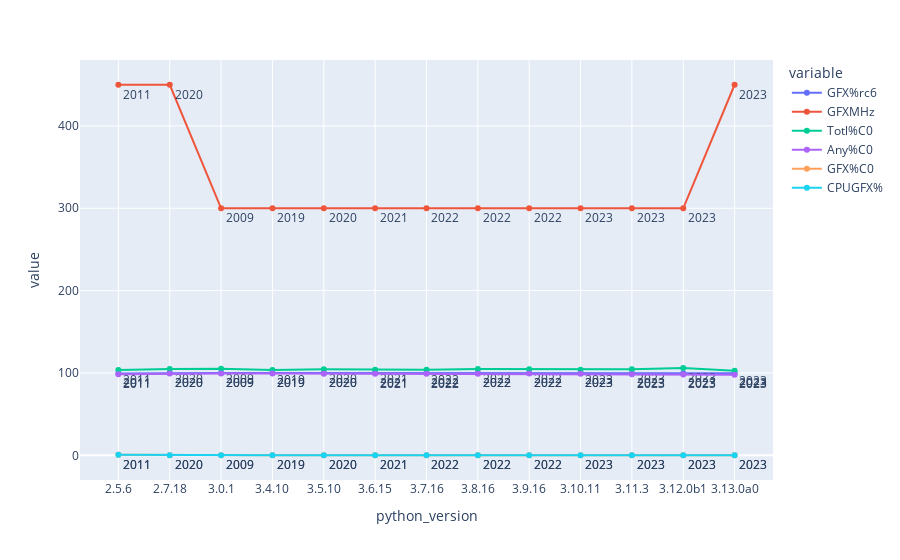

The notebook cell saved with this chart:
### Markdown cell above
### More parameters through different Python versions

### Code cell
fig = px.line(df, x="python_version", y=["GFX%rc6","GFXMHz","Totl%C0","Any%C0","GFX%C0","CPUGFX%"], text=pd.to_datetime(df['release_date']).dt.year)
fig.update_traces(textposition="bottom right")
fig.show()

### Figure 1 — Plotly figure (JSON) as saved in the notebook; plotly's stock layout.template omitted (floating-point values rounded to 4 significant figures)
{"data": [{"hovertemplate": "variable=GFX%rc6<br>python_version=%{x}<br>value=%{y}<br>text=%{text}<extra></extra>", "legendgroup": "GFX%rc6", "line": {"color": "#636efa", "dash": "solid"}, "marker": {"symbol": "circle"}, "mode": "text+markers+lines", "name": "GFX%rc6", "orientation": "v", "showlegend": true, "text": [2011, 2020, 2009, 2019, 2020, 2021, 2022, 2022, 2022, 2023, 2023, 2023, 2023], "textposition": "bottom right", "type": "scatter", "x": ["2.5.6", "2.7.18", "3.0.1", "3.4.10", "3.5.10", "3.6.15", "3.7.16", "3.8.16", "3.9.16", "3.10.11", "3.11.3", "3.12.0b1", "3.13.0a0"], "xaxis": "x", "y": [99.36, 99.87, 99.81, 99.86, 99.95, 99.92, 99.92, 99.95, 99.88, 99.91, 99.8, 99.77, 99.71], "yaxis": "y"}, {"hovertemplate": "variable=GFXMHz<br>python_version=%{x}<br>value=%{y}<br>text=%{text}<extra></extra>", "legendgroup": "GFXMHz", "line": {"color": "#EF553B", "dash": "solid"}, "marker": {"symbol": "circle"}, "mode": "text+markers+lines", "name": "GFXMHz", "orientation": "v", "showlegend": true, "text": [2011, 2020, 2009, 2019, 2020, 2021, 2022, 2022, 2022, 2023, 2023, 2023, 2023], "textposition": "bottom right", "type": "scatter", "x": ["2.5.6", "2.7.18", "3.0.1", "3.4.10", "3.5.10", "3.6.15", "3.7.16", "3.8.16", "3.9.16", "3.10.11", "3.11.3", "3.12.0b1", "3.13.0a0"], "xaxis": "x", "y": [450, 450, 300, 300, 300, 300, 300, 300, 300, 300, 300, 300, 450], "yaxis": "y"}, {"hovertemplate": "variable=Totl%C0<br>python_version=%{x}<br>value=%{y}<br>text=%{text}<extra></extra>", "legendgroup": "Totl%C0", "line": {"color": "#00cc96", "dash": "solid"}, "marker": {"symbol": "circle"}, "mode": "text+markers+lines", "name": "Totl%C0", "orientation": "v", "showlegend": true, "text": [2011, 2020, 2009, 2019, 2020, 2021, 2022, 2022, 2022, 2023, 2023, 2023, 2023], "textposition": "bottom right", "type": "scatter", "x": ["2.5.6", "2.7.18", "3.0.1", "3.4.10", "3.5.10", "3.6.15", "3.7.16", "3.8.16", "3.9.16", "3.10.11", "3.11.3", "3.12.0b1", "3.13.0a0"], "xaxis": "x", "y": [103.6, 104.9, 105.1, 103.6, 104.4, 104.0, 103.9, 104.8, 104.5, 103.9, 104.4, 105.9, 102.6], "yaxis": "y"}, {"hovertemplate": "variable=Any%C0<br>python_version=%{x}<br>value=%{y}<br>text=%{text}<extra></extra>", "legendgroup": "Any%C0", "line": {"color": "#ab63fa", "dash": "solid"}, "marker": {"symbol": "circle"}, "mode": "text+markers+lines", "name": "Any%C0", "orientation": "v", "showlegend": true, "text": [2011, 2020, 2009, 2019, 2020, 2021, 2022, 2022, 2022, 2023, 2023, 2023, 2023], "textposition": "bottom right", "type": "scatter", "x": ["2.5.6", "2.7.18", "3.0.1", "3.4.10", "3.5.10", "3.6.15", "3.7.16", "3.8.16", "3.9.16", "3.10.11", "3.11.3", "3.12.0b1", "3.13.0a0"], "xaxis": "x", "y": [98.42, 99.24, 99.46, 99.24, 99.07, 99.01, 99, 99.17, 99.27, 99.06, 98.47, 98.13, 97.86], "yaxis": "y"}, {"hovertemplate": "variable=GFX%C0<br>python_version=%{x}<br>value=%{y}<br>text=%{text}<extra></extra>", "legendgroup": "GFX%C0", "line": {"color": "#FFA15A", "dash": "solid"}, "marker": {"symbol": "circle"}, "mode": "text+markers+lines", "name": "GFX%C0", "orientation": "v", "showlegend": true, "text": [2011, 2020, 2009, 2019, 2020, 2021, 2022, 2022, 2022, 2023, 2023, 2023, 2023], "textposition": "bottom right", "type": "scatter", "x": ["2.5.6", "2.7.18", "3.0.1", "3.4.10", "3.5.10", "3.6.15", "3.7.16", "3.8.16", "3.9.16", "3.10.11", "3.11.3", "3.12.0b1", "3.13.0a0"], "xaxis": "x", "y": [0.54, 0.13, 0.08, 0.09, 0.09, 0.09, 0.1, 0.09, 0.1, 0.1, 0.16, 0.14, 0.14], "yaxis": "y"}, {"hovertemplate": "variable=CPUGFX%<br>python_version=%{x}<br>value=%{y}<br>text=%{text}<extra></extra>", "legendgroup": "CPUGFX%", "line": {"color": "#19d3f3", "dash": "solid"}, "marker": {"symbol": "circle"}, "mode": "text+markers+lines", "name": "CPUGFX%", "orientation": "v", "showlegend": true, "text": [2011, 2020, 2009, 2019, 2020, 2021, 2022, 2022, 2022, 2023, 2023, 2023, 2023], "textposition": "bottom right", "type": "scatter", "x": ["2.5.6", "2.7.18", "3.0.1", "3.4.10", "3.5.10", "3.6.15", "3.7.16", "3.8.16", "3.9.16", "3.10.11", "3.11.3", "3.12.0b1", "3.13.0a0"], "xaxis": "x", "y": [0.54, 0.12, 0.08, 0.09, 0.09, 0.09, 0.1, 0.08, 0.09, 0.09, 0.15, 0.13, 0.14], "yaxis": "y"}], "layout": {"legend": {"title": {"text": "variable"}, "tracegroupgap": 0}, "margin": {"t": 60}, "xaxis": {"anchor": "y", "domain": [0, 1], "title": {"text": "python_version"}}, "yaxis": {"anchor": "x", "domain": [0, 1], "title": {"text": "value"}}}}
